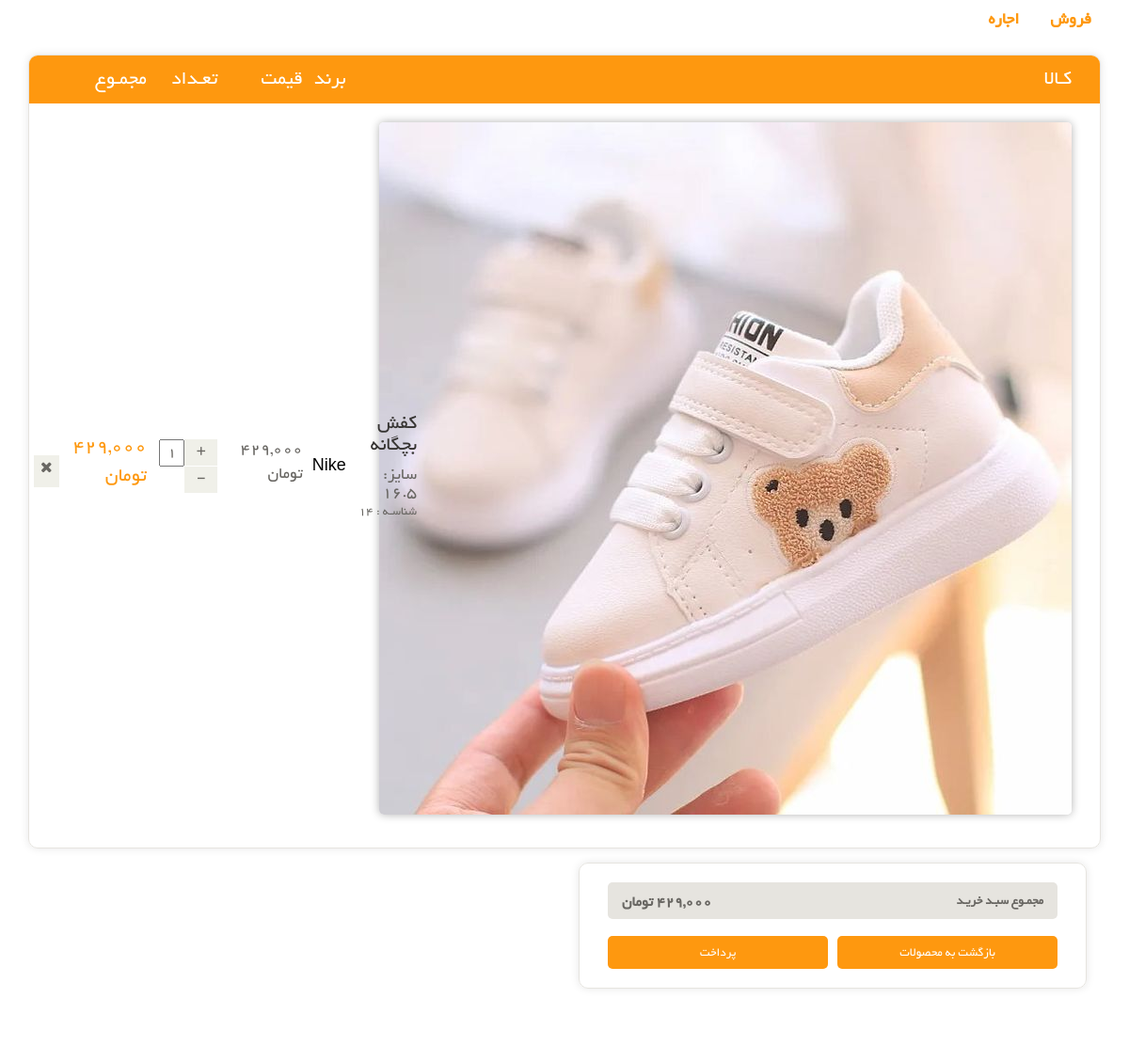
Page /dashboard/user-basket (signed in) on the committed database.
### Ordering/models.py (models this page shows, shortened)
class OrderingItem(models.Model):
    product = models.ForeignKey(Product, on_delete=models.CASCADE, verbose_name='محصول')
    order = models.ForeignKey(Ordering, on_delete=models.CASCADE, verbose_name='سبد خرید')
    total_price = models.IntegerField(verbose_name='قیمت نهایی', null=True, blank=True)
    total_quantity = models.IntegerField(verbose_name='تعداد')
    size = models.ForeignKey(Size, on_delete=models.CASCADE, verbose_name='سایز', null=True, blank=True)
    class Meta:
        verbose_name = 'جزئیات خرید'
        verbose_name_plural = 'جزئیات خریدها'

### product/models.py (models this page shows, shortened)
class Product(models.Model):
    title = models.CharField(max_length=300,verbose_name='عنوان')
    image = models.ImageField(upload_to='images/Products', verbose_name="تصویر محصولات", blank=True, null=True)
    category = models.ManyToManyField(ProductCategory, verbose_name="دسته بندی ها")
    brand = models.ForeignKey(ProductBrands, verbose_name="برند", on_delete=models.CASCADE, null=True, blank=True)
    price = models.IntegerField(null=False, verbose_name="قیمت")
    color = models.CharField(max_length=20, null=True, verbose_name="رنگ")
    size = models.ManyToManyField(Size, verbose_name="سایز")
    count = models.IntegerField(null=False, verbose_name="تعداد", default=1)
    short_description = models.CharField(max_length=300,
                                         null=True,
                                         verbose_name="توضیحات کوتاه",
                                         db_index=True)
    description = models.TextField(max_length=300,
                                   null=False,
                                   verbose_name="توضیحات اصلی")
    is_active = models.BooleanField(default=True,verbose_name='فعال/غیرفعال')
    is_deleted = models.BooleanField(verbose_name="حذفشده/نشده")
    slug = models.SlugField(default='',
                            null=False,
                            db_index=True,
                            verbose_name='عنوان درurl')
    def get_absolute_url(self):
        return reverse('product_detail', args=[self.slug])
    class Meta:
        verbose_name = 'محصول'
        verbose_name_plural = 'محصولات'

class Size(models.Model):
    size = models.CharField(max_length=300, db_index=True, verbose_name="سایز")
    def __str__(self):
        return self.size
    class Meta:
        verbose_name = 'سایز'
        verbose_name_plural = 'سایزها'

class ProductBrands(models.Model):
    title = models.CharField(max_length=300, db_index=True, verbose_name="نام برند")
    url_title = models.CharField(max_length=300, db_index=True, verbose_name="عنوان در url", unique=True, null=True, blank=True)
    is_active = models.BooleanField(default=True, verbose_name="فعال بودن/نبودن")
    is_deleted = models.BooleanField(verbose_name="حذف شده/نشده")
    class Meta:
        verbose_name = 'برند'
        verbose_name_plural = 'برند ها'

### User_panel/views.py (the view)
# urls.py: path('user-basket', views.user_basket_panel, name='User-basket'),
@login_required
def user_basket_panel(request):
    current_order, created = Ordering.objects.get_or_create(is_paid=False, user_id=request.user.id)
    item_prices, total = current_order.calculate_total_price()
    context = {
        'current_order': current_order,
        'item_prices': item_prices,
        'total': total
    }
    return render(request, 'User_panel/user-basket.html', context)

### Ordering/models.py (called while the page is built)
    def calculate_total_price(self):
        total = 0
        item_prices = {}
        for detail in self.orderingitem_set.all():
            if self.is_paid:
                item_price = detail.total_price
            else:
                item_price = detail.product.price * detail.total_quantity
            item_prices[detail.id] = int(item_price)
            total += int(item_price)
        return item_prices, total

### polls/templatetags/poll_extras.py (called while the page is built)
@register.filter(name='three_digit_count')
def three_digits(value):
    return '{:,}'.format(value) + ' تومان '

@register.simple_tag
def multiply(count, price):
    return three_digits(count * price)

### User_panel/templates/User_panel/user-basket.html (shortened to what this page needs)
{% extends 'layout.html' %}
{% load thumbnail %}
{% load poll_extras %}
{% block content %}
	<div id="order-detail">
     {% if current_order.orderingitem_set %}
         {% include 'User_panel/user-basket-content.html' %}
     {% elif cur_order.orderingrentitem_set %}
         {% include 'User_panel/user-basket-rent-content.html' %}
     {% endif %}
    </div>
{% endblock %}

### User_panel/templates/User_panel/user-basket-content.html (shortened to what this page needs)
{% load thumbnail %}
{% load poll_extras %}
    <section id="cart_items">
		<div class="container">
			<div class="breadcrumbs">
				<ol class="breadcrumb">
				  <li><a href="{% url 'User-basket' %}">فروش</a></li>
				  <li class="active"><a href="{% url 'User-rent-basket' %}">اجاره</a></li>
				</ol>
			</div>
        {% if current_order.orderingitem_set.all   %}
			<div class="table-responsive cart_info">
				<table class="table table-condensed ">
					<thead>
						<tr class="cart_menu">
							<td class="image text-right">کـالا</td>
							<td class="description "></td>
							<td class="brands text-right">برند</td>
							<td class="price text-right">قیمت</td>
							<td class="quantity text-right">تعـداد</td>
							<td class="total text-right">مجمـوع</td>
                            <td></td>
						</tr>
					</thead>
					<tbody>
						{% for detail in current_order.orderingitem_set.all %}
							<tr>
							<td class="cart_product">
								{% thumbnail detail.product.image '110x110' crop='center' as im %}
                                    <a href="{{ detail.product.get_absolute_url  }}">
                                        <img src="{{ im.url }}" alt="">
                                    </a>
								{% endthumbnail %}
							</td>
							<td class="cart_description" >
								<h4><a  class="cursor-pointer" href="{{ detail.product.get_absolute_url  }}" >{{ detail.product.title }}</a></h4>
                                <h4>    سایز:  {{ detail.size }}  </h4>
								<p>شناسـه : {{ detail.product.id }}</p>
							</td>
                            <td  class="cart_brands">
                                <h4><a style="color: black" class="cursor-pointer" href="{% url 'product_brand' brand=detail.product.brand.url_title %}" >{{ detail.product.brand.title }}</a></h4>
                            </td>
							<td class="cart_price">
								<p>{{ detail.product.price|three_digit_count }}</p>
							</td>
							<td class="cart_quantit">
								<div class="cart_quantity_button cursor-pointer">
									<a class="cart_quantity_up" onclick="changeProductNumber({{ detail.id }}, 'increase')"> + </a>
									<input class="cart_quantity_input" type="text" name="quantity" value="{{ detail.total_quantity }}" autocomplete="off" size="2">
									<a class="cart_quantity_down" onclick="changeProductNumber({{ detail.id }}, 'decrease')"> - </a>
								</div>
							</td>
							<td class="cart_total">
								<p class="cart_total_price">{% multiply detail.total_quantity detail.product.price %}</p>
							</td>
							<td class="cart_delete">
								<a class="cart_quantity_delete" onclick="removeProduct({{ detail.id }})" ><i class="fa fa-times cursor-pointer"></i></a>
							</td>
						</tr>
						{% endfor %}
					</tbody>
				</table>
			</div>
		</div>
	</section>
        <section id="do_action">
		<div class="container">
				<div class="col-sm-6">
					<div class="total_area">
						<ul>
							<li>مجمـوع سبـد خریـد <span>{{ total|three_digit_count }}</span></li>
						</ul>
                        <div style="display: flex;gap: 10px">
                            <a  class="btn btn-default update" href="{% url 'product_list' %}">بازگشت به محصولات </a>
							<a class="btn btn-default check_out" href="{% url 'payment' %}">پرداخت</a>
                        </div>
					</div>
				</div>
			</div>
	</section>
{% endif%}

### static/css/main.css (style rules this page uses)
body { font-family: 'BYekan'; font-size: 10pt; position: relative; font-weight: normal; direction: rtl; }
ul li { list-style: none; }
a { -webkit-transition: 300ms; -moz-transition: 300ms; -o-transition: 300ms; transition: 300ms; }
h1, h2, h3, h4, h5, h6 { font-family: 'BYekan', sans-serif; }
#do_action { margin-bottom: 50px; }
.breadcrumbs { position: relative; }
.breadcrumbs .breadcrumb { background:transparent; margin-bottom: 50px; padding-right: 0; }
.breadcrumbs .breadcrumb li a { font-weight: bold; font-size: large; color: #FE980F; padding: 3px 10px; }
.breadcrumbs .breadcrumb > li + li:before { content: " "; }
#cart_items .cart_info { border: 1px solid #E6E4DF; margin-bottom: 50px }
#cart_items .cart_info .cart_menu { background: #FE980F; color: #fff; font-size: 16pt; font-family: 'BYekan', sans-serif; font-weight: normal; text-align: center; }
#cart_items .cart_info .table.table-condensed thead tr { height: 51px; }
#cart_items .cart_info .table.table-condensed tr { border-bottom: 1px solid#F7F7F0 }
#cart_items .cart_info .table.table-condensed tr:last-child { border-bottom: 0 }
.cart_info table tr td { border-top: 0 none; vertical-align: inherit; }
#cart_items .cart_info .image { padding-right: 30px; }
#cart_items .cart_info .cart_description h4 { margin-bottom: 0; color:#696763 }
#cart_items .cart_info .cart_description h4 a { color: #363432; font-family: 'BYekan',sans-serif; font-size: 16pt; font-weight: normal; }
#cart_items .cart_info .cart_description p { color:#696763 }
#cart_items .cart_info .cart_price p { color:#696763; font-size: 18px; }
#cart_items .cart_info .cart_total_price { color: #FE980F; font-size: 16pt }
.cart_product { display: block; margin: 15px 25px 10px -50px; }
.cart_product a img { border-radius: 5px; }
.cart_quantity_button a { background:#F0F0E9; color: #696763; display: inline-block; font-size: 16px; height: 28px; overflow: hidden; text-align: center; width: 35px; float: right; }
.cart_quantity_input { color: #696763; float: right; font-size: 16px; text-align: center; font-family: 'BYekan',sans-serif; }
.cart_delete { display: block; margin-right: -12px; overflow: hidden; }
.cart_delete a { background:#F0F0E9; color: #696763; padding: 5px 7px; font-size: 16px }
#do_action .col-sm-6 { float: right !important; }
#do_action .total_area { padding-bottom: 20px !important; box-shadow: 0 0 10px rgba(0, 0, 0, 0.1); overflow: hidden; border-radius: 10px; margin-bottom: 15px }
#do_action .total_area span { font-weight: bold; font-size: 12pt; }
#do_action .total_area ul li { border-radius: 5px; font-weight: bold; }
#do_action .total_area, #do_action .chose_area { border: 1px solid #E6E4DF; color: #696763; padding: 20px 30px; margin-bottom: 50px; }
.total_area span { float: left; }
.total_area ul { padding-right: 0px; }
.total_area ul li { background:#E6E4DF; color: #696763; margin-top: 0px; padding: 10px 15px; }
.update, .check_out { background: #FE980F; border-radius: 0; color: #FFFFFF; margin-top: 8px; border: none; padding: 8px 15px; font-size: 10pt; }
.total_area .btn { width: 50% }
#cart_items .cart_info { box-shadow: 0 0 10px rgba(0, 0, 0, 0.1); overflow: hidden; border-radius: 10px; margin-bottom: 15px }
.cursor-pointer { cursor: pointer; }
.fa { color: inherit; }
img { border-radius: 5px; overflow: hidden; box-shadow: 0 0 10px rgba(0, 0, 0, 0.3); }
.btn-default { border-radius: 5px; }
.active { color: #ffa500; }

### rows in the picture
OrderingItem: product "کفش بچگانه", size "16.5", product.id "14", product.brand "Nike", product.price|three_digit_count "429,000 تومان", quantity "1", total_quantity+product "429,000 تومان"

### other values in the picture
{{ total|three_digit_count }} "429,000 تومان"
